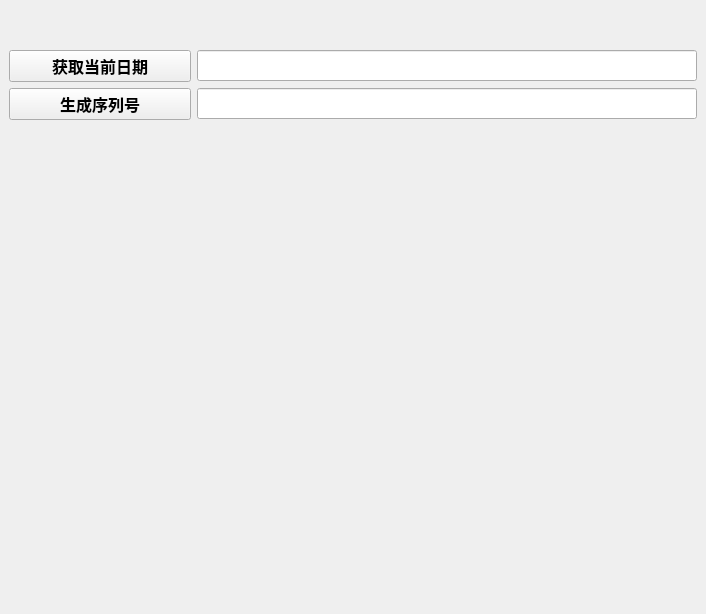
<?xml version="1.0" encoding="UTF-8"?>
<ui version="4.0">
 <class>MainWindow</class>
 <widget class="QMainWindow" name="MainWindow">
  <property name="geometry">
   <rect>
    <x>0</x>
    <y>0</y>
    <width>706</width>
    <height>614</height>
   </rect>
  </property>
  <property name="windowTitle">
   <string>生成IMM,Socket序列号V0.1（加入日期）</string>
  </property>
  <property name="windowIcon">
   <iconset>
    <normaloff>images/logo.jpg</normaloff>images/logo.jpg</iconset>
  </property>
  <widget class="QWidget" name="centralwidget">
   <layout class="QGridLayout" name="gridLayout">
    <property name="topMargin">
     <number>50</number>
    </property>
    <property name="bottomMargin">
     <number>50</number>
    </property>
    <item row="0" column="0">
     <widget class="QPushButton" name="getDateBtn">
      <property name="font">
       <font>
        <family>微软雅黑</family>
        <pointsize>12</pointsize>
        <weight>75</weight>
        <bold>true</bold>
       </font>
      </property>
      <property name="text">
       <string>获取当前日期</string>
      </property>
     </widget>
    </item>
    <item row="0" column="1">
     <widget class="QLineEdit" name="dateEdit">
      <property name="maximumSize">
       <size>
        <width>500</width>
        <height>16777215</height>
       </size>
      </property>
      <property name="font">
       <font>
        <family>微软雅黑</family>
        <pointsize>12</pointsize>
       </font>
      </property>
     </widget>
    </item>
    <item row="1" column="0">
     <widget class="QPushButton" name="createSnBtn">
      <property name="font">
       <font>
        <family>微软雅黑</family>
        <pointsize>12</pointsize>
        <weight>75</weight>
        <bold>true</bold>
       </font>
      </property>
      <property name="text">
       <string>生成序列号</string>
      </property>
     </widget>
    </item>
    <item row="1" column="1">
     <widget class="QLineEdit" name="snEdit">
      <property name="maximumSize">
       <size>
        <width>500</width>
        <height>16777215</height>
       </size>
      </property>
      <property name="font">
       <font>
        <family>微软雅黑</family>
        <pointsize>12</pointsize>
       </font>
      </property>
     </widget>
    </item>
    <item row="2" column="0" colspan="2">
     <widget class="QLabel" name="label">
      <property name="font">
       <font>
        <family>微软雅黑</family>
        <pointsize>12</pointsize>
       </font>
      </property>
      <property name="styleSheet">
       <string notr="true">image: url(:/image/algorithm.png);</string>
      </property>
      <property name="text">
       <string/>
      </property>
     </widget>
    </item>
   </layout>
  </widget>
 </widget>
 <resources/>
 <connections/>
</ui>
